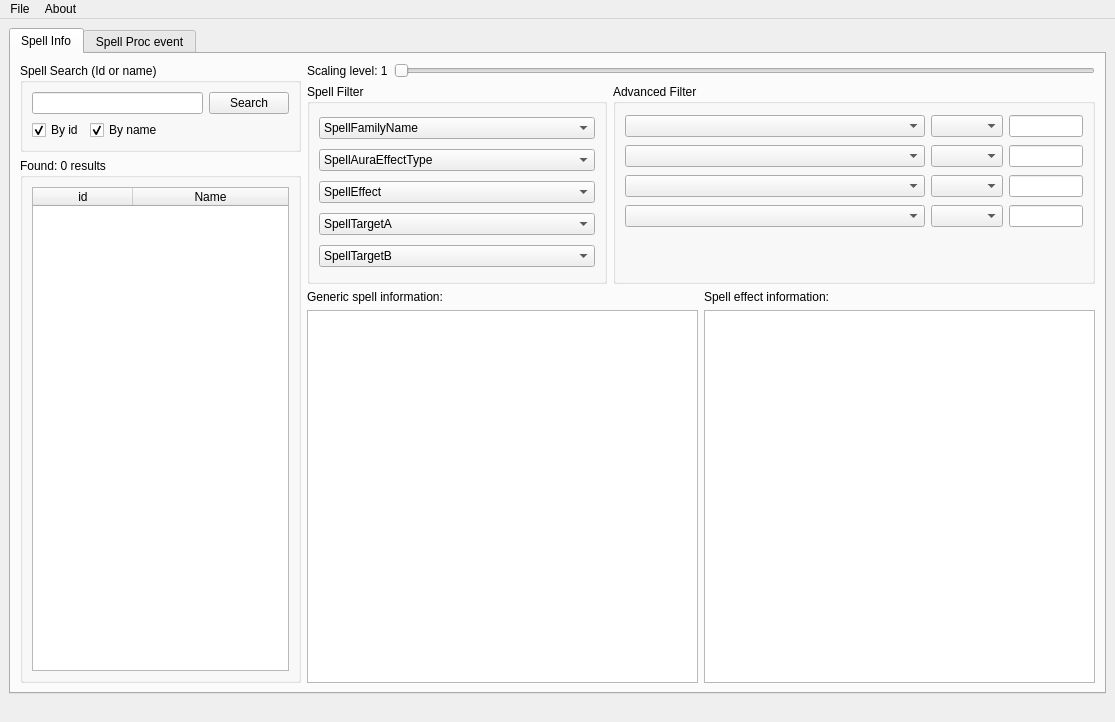
<?xml version="1.0" encoding="UTF-8"?>
<ui version="4.0">
 <class>MainWindow</class>
 <widget class="QMainWindow" name="MainWindow">
  <property name="geometry">
   <rect>
    <x>0</x>
    <y>0</y>
    <width>1115</width>
    <height>722</height>
   </rect>
  </property>
  <property name="sizePolicy">
   <sizepolicy hsizetype="Minimum" vsizetype="Minimum">
    <horstretch>0</horstretch>
    <verstretch>0</verstretch>
   </sizepolicy>
  </property>
  <property name="minimumSize">
   <size>
    <width>1115</width>
    <height>722</height>
   </size>
  </property>
  <property name="maximumSize">
   <size>
    <width>16777215</width>
    <height>16777215</height>
   </size>
  </property>
  <property name="windowTitle">
   <string>QSpellWork</string>
  </property>
  <property name="autoFillBackground">
   <bool>false</bool>
  </property>
  <property name="styleSheet">
   <string notr="true"/>
  </property>
  <widget class="QWidget" name="centralwidget">
   <property name="enabled">
    <bool>true</bool>
   </property>
   <property name="sizePolicy">
    <sizepolicy hsizetype="Maximum" vsizetype="Maximum">
     <horstretch>0</horstretch>
     <verstretch>0</verstretch>
    </sizepolicy>
   </property>
   <property name="maximumSize">
    <size>
     <width>1107</width>
     <height>16777215</height>
    </size>
   </property>
   <property name="styleSheet">
    <string notr="true"/>
   </property>
   <layout class="QHBoxLayout" name="horizontalLayout_5">
    <property name="sizeConstraint">
     <enum>QLayout::SizeConstraint::SetMaximumSize</enum>
    </property>
    <item>
     <widget class="QTabWidget" name="tabWidget">
      <property name="enabled">
       <bool>true</bool>
      </property>
      <property name="sizePolicy">
       <sizepolicy hsizetype="Ignored" vsizetype="Ignored">
        <horstretch>1</horstretch>
        <verstretch>1</verstretch>
       </sizepolicy>
      </property>
      <property name="styleSheet">
       <string notr="true"/>
      </property>
      <property name="currentIndex">
       <number>0</number>
      </property>
      <widget class="QWidget" name="spellInfoTab">
       <property name="enabled">
        <bool>true</bool>
       </property>
       <property name="sizePolicy">
        <sizepolicy hsizetype="Preferred" vsizetype="Preferred">
         <horstretch>0</horstretch>
         <verstretch>0</verstretch>
        </sizepolicy>
       </property>
       <attribute name="title">
        <string>Spell Info</string>
       </attribute>
       <layout class="QHBoxLayout" name="horizontalLayout_4">
        <property name="sizeConstraint">
         <enum>QLayout::SizeConstraint::SetDefaultConstraint</enum>
        </property>
        <item>
         <layout class="QVBoxLayout" name="verticalLayout_3">
          <item>
           <widget class="QGroupBox" name="SearchGroup">
            <property name="enabled">
             <bool>true</bool>
            </property>
            <property name="sizePolicy">
             <sizepolicy hsizetype="Minimum" vsizetype="Minimum">
              <horstretch>0</horstretch>
              <verstretch>0</verstretch>
             </sizepolicy>
            </property>
            <property name="maximumSize">
             <size>
              <width>309</width>
              <height>103</height>
             </size>
            </property>
            <property name="title">
             <string>Spell Search (Id or name)</string>
            </property>
            <layout class="QGridLayout" name="gridLayout_2">
             <item row="1" column="0">
              <layout class="QHBoxLayout" name="horizontalLayout">
               <item>
                <widget class="QCheckBox" name="searchByIdCheckBox">
                 <property name="text">
                  <string>By id</string>
                 </property>
                 <property name="checked">
                  <bool>true</bool>
                 </property>
                </widget>
               </item>
               <item>
                <widget class="QCheckBox" name="seearchByNameCheckBox">
                 <property name="text">
                  <string>By name</string>
                 </property>
                 <property name="checked">
                  <bool>true</bool>
                 </property>
                </widget>
               </item>
               <item>
                <spacer name="horizontalSpacer">
                 <property name="orientation">
                  <enum>Qt::Orientation::Horizontal</enum>
                 </property>
                 <property name="sizeHint" stdset="0">
                  <size>
                   <width>40</width>
                   <height>20</height>
                  </size>
                 </property>
                </spacer>
               </item>
              </layout>
             </item>
             <item row="0" column="1">
              <widget class="QPushButton" name="searchBtn">
               <property name="text">
                <string>Search</string>
               </property>
              </widget>
             </item>
             <item row="0" column="0">
              <widget class="QLineEdit" name="spellIdNameInput"/>
             </item>
            </layout>
           </widget>
          </item>
          <item>
           <widget class="QGroupBox" name="ResultsGroup">
            <property name="maximumSize">
             <size>
              <width>309</width>
              <height>16777215</height>
             </size>
            </property>
            <property name="title">
             <string>Found: 0 results</string>
            </property>
            <layout class="QVBoxLayout" name="verticalLayout_2">
             <item>
              <widget class="QTableWidget" name="resultList">
               <property name="enabled">
                <bool>true</bool>
               </property>
               <property name="editTriggers">
                <set>QAbstractItemView::EditTrigger::NoEditTriggers</set>
               </property>
               <property name="selectionMode">
                <enum>QAbstractItemView::SelectionMode::SingleSelection</enum>
               </property>
               <property name="selectionBehavior">
                <enum>QAbstractItemView::SelectionBehavior::SelectRows</enum>
               </property>
               <property name="showGrid">
                <bool>false</bool>
               </property>
               <property name="gridStyle">
                <enum>Qt::PenStyle::DashLine</enum>
               </property>
               <attribute name="horizontalHeaderCascadingSectionResizes">
                <bool>false</bool>
               </attribute>
               <attribute name="horizontalHeaderStretchLastSection">
                <bool>true</bool>
               </attribute>
               <attribute name="verticalHeaderVisible">
                <bool>false</bool>
               </attribute>
               <column>
                <property name="text">
                 <string>id</string>
                </property>
               </column>
               <column>
                <property name="text">
                 <string>Name</string>
                </property>
               </column>
              </widget>
             </item>
            </layout>
           </widget>
          </item>
         </layout>
        </item>
        <item>
         <layout class="QVBoxLayout" name="verticalLayout_6">
          <item>
           <layout class="QHBoxLayout" name="horizontalLayout_6">
            <property name="sizeConstraint">
             <enum>QLayout::SizeConstraint::SetMinimumSize</enum>
            </property>
            <item>
             <widget class="QLabel" name="levelScalingText">
              <property name="text">
               <string>Scaling level: 1</string>
              </property>
             </widget>
            </item>
            <item>
             <widget class="QSlider" name="levelScalingSlider">
              <property name="minimum">
               <number>1</number>
              </property>
              <property name="maximum">
               <number>85</number>
              </property>
              <property name="orientation">
               <enum>Qt::Orientation::Horizontal</enum>
              </property>
             </widget>
            </item>
           </layout>
          </item>
          <item>
           <layout class="QHBoxLayout" name="horizontalLayout_3">
            <item>
             <widget class="QGroupBox" name="groupBox_58">
              <property name="minimumSize">
               <size>
                <width>300</width>
                <height>200</height>
               </size>
              </property>
              <property name="maximumSize">
               <size>
                <width>16777215</width>
                <height>200</height>
               </size>
              </property>
              <property name="title">
               <string>Spell Filter</string>
              </property>
              <layout class="QVBoxLayout" name="verticalLayout">
               <item>
                <widget class="QComboBox" name="SpellFamilyFilter">
                 <property name="styleSheet">
                  <string notr="true"/>
                 </property>
                 <property name="editable">
                  <bool>false</bool>
                 </property>
                 <property name="currentText">
                  <string>SpellFamilyName</string>
                 </property>
                 <item>
                  <property name="text">
                   <string>SpellFamilyName</string>
                  </property>
                 </item>
                </widget>
               </item>
               <item>
                <widget class="QComboBox" name="SpellAuraTypeFilter">
                 <item>
                  <property name="text">
                   <string>SpellAuraEffectType</string>
                  </property>
                 </item>
                </widget>
               </item>
               <item>
                <widget class="QComboBox" name="SpellEffectFilter">
                 <property name="editable">
                  <bool>false</bool>
                 </property>
                 <item>
                  <property name="text">
                   <string>SpellEffect</string>
                  </property>
                 </item>
                </widget>
               </item>
               <item>
                <widget class="QComboBox" name="SpellTargetFilterA">
                 <item>
                  <property name="text">
                   <string>SpellTargetA</string>
                  </property>
                 </item>
                </widget>
               </item>
               <item>
                <widget class="QComboBox" name="SpellTargetFilterB">
                 <item>
                  <property name="text">
                   <string>SpellTargetB</string>
                  </property>
                 </item>
                </widget>
               </item>
              </layout>
             </widget>
            </item>
            <item>
             <widget class="QGroupBox" name="groupBox_59">
              <property name="enabled">
               <bool>true</bool>
              </property>
              <property name="sizePolicy">
               <sizepolicy hsizetype="Preferred" vsizetype="Preferred">
                <horstretch>0</horstretch>
                <verstretch>0</verstretch>
               </sizepolicy>
              </property>
              <property name="maximumSize">
               <size>
                <width>16777215</width>
                <height>200</height>
               </size>
              </property>
              <property name="title">
               <string>Advanced Filter</string>
              </property>
              <layout class="QGridLayout" name="gridLayout">
               <item row="1" column="1">
                <widget class="QComboBox" name="comboBox_193"/>
               </item>
               <item row="3" column="2">
                <widget class="QLineEdit" name="lineEdit_103">
                 <property name="maximumSize">
                  <size>
                   <width>100</width>
                   <height>16777215</height>
                  </size>
                 </property>
                </widget>
               </item>
               <item row="0" column="2">
                <widget class="QLineEdit" name="lineEdit_104">
                 <property name="maximumSize">
                  <size>
                   <width>100</width>
                   <height>16777215</height>
                  </size>
                 </property>
                </widget>
               </item>
               <item row="2" column="1">
                <widget class="QComboBox" name="comboBox_188"/>
               </item>
               <item row="1" column="2">
                <widget class="QLineEdit" name="lineEdit_102">
                 <property name="maximumSize">
                  <size>
                   <width>100</width>
                   <height>16777215</height>
                  </size>
                 </property>
                </widget>
               </item>
               <item row="1" column="0">
                <widget class="QComboBox" name="comboBox_194">
                 <property name="minimumSize">
                  <size>
                   <width>300</width>
                   <height>0</height>
                  </size>
                 </property>
                </widget>
               </item>
               <item row="3" column="1">
                <widget class="QComboBox" name="comboBox_195"/>
               </item>
               <item row="0" column="1">
                <widget class="QComboBox" name="comboBox_191"/>
               </item>
               <item row="2" column="0">
                <widget class="QComboBox" name="comboBox_189">
                 <property name="minimumSize">
                  <size>
                   <width>300</width>
                   <height>0</height>
                  </size>
                 </property>
                </widget>
               </item>
               <item row="2" column="2">
                <widget class="QLineEdit" name="lineEdit_105">
                 <property name="maximumSize">
                  <size>
                   <width>100</width>
                   <height>16777215</height>
                  </size>
                 </property>
                </widget>
               </item>
               <item row="0" column="0">
                <widget class="QComboBox" name="comboBox_190">
                 <property name="minimumSize">
                  <size>
                   <width>300</width>
                   <height>0</height>
                  </size>
                 </property>
                </widget>
               </item>
               <item row="3" column="0">
                <widget class="QComboBox" name="comboBox_192">
                 <property name="minimumSize">
                  <size>
                   <width>300</width>
                   <height>0</height>
                  </size>
                 </property>
                </widget>
               </item>
               <item row="4" column="0">
                <spacer name="verticalSpacer">
                 <property name="orientation">
                  <enum>Qt::Orientation::Vertical</enum>
                 </property>
                 <property name="sizeType">
                  <enum>QSizePolicy::Policy::Fixed</enum>
                 </property>
                 <property name="sizeHint" stdset="0">
                  <size>
                   <width>20</width>
                   <height>40</height>
                  </size>
                 </property>
                </spacer>
               </item>
              </layout>
             </widget>
            </item>
           </layout>
          </item>
          <item>
           <layout class="QGridLayout" name="gridLayout_3">
            <item row="1" column="1">
             <widget class="QTextEdit" name="spellEffectInfo"/>
            </item>
            <item row="1" column="0">
             <widget class="QTextEdit" name="spellInfoText">
              <property name="enabled">
               <bool>true</bool>
              </property>
              <property name="sizePolicy">
               <sizepolicy hsizetype="Expanding" vsizetype="Expanding">
                <horstretch>0</horstretch>
                <verstretch>0</verstretch>
               </sizepolicy>
              </property>
              <property name="autoFillBackground">
               <bool>false</bool>
              </property>
              <property name="styleSheet">
               <string notr="true"/>
              </property>
              <property name="readOnly">
               <bool>true</bool>
              </property>
             </widget>
            </item>
            <item row="0" column="0">
             <widget class="QLabel" name="label">
              <property name="text">
               <string>Generic spell information:</string>
              </property>
             </widget>
            </item>
            <item row="0" column="1">
             <widget class="QLabel" name="label_2">
              <property name="text">
               <string>Spell effect information:</string>
              </property>
             </widget>
            </item>
           </layout>
          </item>
         </layout>
        </item>
       </layout>
      </widget>
      <widget class="QWidget" name="spellProcEditTab">
       <attribute name="title">
        <string>Spell Proc event</string>
       </attribute>
      </widget>
     </widget>
    </item>
   </layout>
  </widget>
  <widget class="QMenuBar" name="menubar">
   <property name="geometry">
    <rect>
     <x>0</x>
     <y>0</y>
     <width>1115</width>
     <height>21</height>
    </rect>
   </property>
   <property name="styleSheet">
    <string notr="true"/>
   </property>
   <widget class="QMenu" name="menuFile">
    <property name="title">
     <string>File</string>
    </property>
    <addaction name="actionSettings"/>
    <addaction name="separator"/>
    <addaction name="menuExit"/>
   </widget>
   <widget class="QMenu" name="menuHelp">
    <property name="title">
     <string>About</string>
    </property>
   </widget>
   <addaction name="menuFile"/>
   <addaction name="menuHelp"/>
  </widget>
  <widget class="QStatusBar" name="statusBar">
   <property name="layoutDirection">
    <enum>Qt::LayoutDirection::RightToLeft</enum>
   </property>
   <property name="sizeGripEnabled">
    <bool>false</bool>
   </property>
  </widget>
  <action name="actionSettings">
   <property name="icon">
    <iconset theme="preferences-desktop"/>
   </property>
   <property name="text">
    <string>Settings</string>
   </property>
  </action>
  <action name="menuExit">
   <property name="icon">
    <iconset theme="application-exit"/>
   </property>
   <property name="text">
    <string>Exit</string>
   </property>
  </action>
 </widget>
 <resources/>
 <connections/>
</ui>
